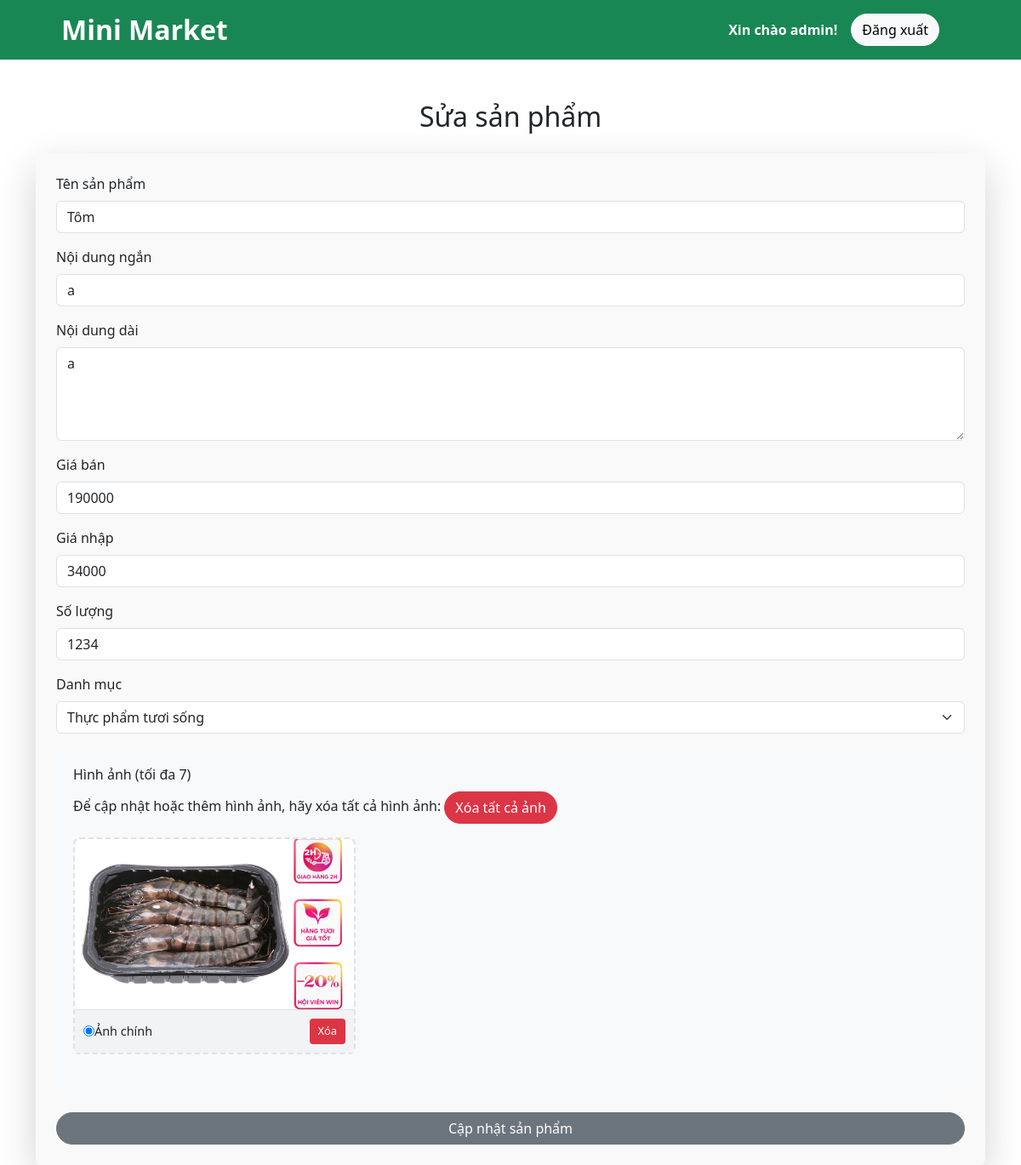
/pages/edit_product.php?id=30 (signed in), run on the app's committed database.
### tables this page shows
CREATE TABLE `product` (
  `id_product` int(11) NOT NULL,
  `name` varchar(100) NOT NULL,
  `shortdesc` varchar(100) DEFAULT NULL,
  `longdesc` text DEFAULT NULL,
  `price` int(11) NOT NULL,
  `quantity` int(11) DEFAULT 0,
  `category_id` int(11) DEFAULT NULL,
  `image` varchar(100) DEFAULT 'assets/uploads/default.jpg',
  `created_at` timestamp NOT NULL DEFAULT current_timestamp(),
  `deleted_at` datetime DEFAULT NULL,
  `is_active` tinyint(4) DEFAULT 1,
  `Inprice` int(11) DEFAULT NULL
);

CREATE TABLE `category` (
  `id_category` int(11) NOT NULL,
  `name` varchar(50) NOT NULL,
  `is_active` tinyint(1) DEFAULT 1,
  `image` varchar(255) DEFAULT NULL
);

CREATE TABLE `product_images` (
  `id_product_image` int(11) NOT NULL,
  `product_id` int(11) NOT NULL,
  `image_path` varchar(100) NOT NULL,
  `is_primary` tinyint(1) DEFAULT 0,
  `created_at` timestamp NOT NULL DEFAULT current_timestamp()
);

### pages/edit_product.php (the view, shortened to what this page needs)
<?php
include '../partials/headerAdmin.php';
$product_id = $_GET['id'];
$sql_fetch_product = "SELECT * FROM product WHERE id_product = :id_product";
$stmt_product = $pdo->prepare($sql_fetch_product);
$stmt_product->execute(['id_product' => $product_id]);
$product = $stmt_product->fetch(PDO::FETCH_ASSOC);
$sql_fetch_categories = "SELECT * FROM category";
$stmt_categories = $pdo->prepare($sql_fetch_categories);
$stmt_categories->execute();
$categories = $stmt_categories->fetchAll(PDO::FETCH_ASSOC);
$sql_fetch_product_images = "SELECT * FROM product_images WHERE product_id = :product_id";
$stmt_product_images = $pdo->prepare($sql_fetch_product_images);
$stmt_product_images->execute(['product_id' => $product_id]);
$product_images = $stmt_product_images->fetchAll(PDO::FETCH_ASSOC);
?>
<div class="container mt-5">
    <h2 class="text-center mb-4">Sửa sản phẩm</h2>
    <form method="post" action="" enctype="multipart/form-data" class="shadow-lg p-4 rounded"
        style="background-color: #f9f9f9;">
        <div class="mb-3">
            <label for="productName" class="form-label">Tên sản phẩm</label>
            <input type="text" name="name" class="form-control" id="productName" value="<?= $product['name']; ?>"
                required>
        </div>
        <div class="mb-3">
            <label for="shortdesc" class="form-label">Nội dung ngắn</label>
            <input type="text" name="shortdesc" class="form-control" id="shortdesc"
                value="<?= $product['shortdesc']; ?>" required>
        </div>
        <div class="mb-3">
            <label for="longdesc" class="form-label">Nội dung dài</label>
            <textarea name="longdesc" class="form-control" id="longdesc" rows="4"
                required><?= $product['longdesc']; ?></textarea>
        </div>
        <div class="mb-3">
            <label for="price" class="form-label">Giá bán</label>
            <input type="number" name="price" class="form-control" id="price" value="<?= $product['price']; ?>"
                required>
        </div>
        <div class="mb-3">
            <label for="Inprice" class="form-label">Giá nhập</label>
            <input type="number" name="Inprice" class="form-control" id="Inprice" value="<?= $product['Inprice']; ?>"
                required>
        </div>
        <div class="mb-3">
            <label for="quantity" class="form-label">Số lượng</label>
            <input type="number" name="quantity" class="form-control" id="quantity" value="<?= $product['quantity']; ?>"
                required>
        </div>
        <div class="mb-3">
            <label for="category" class="form-label">Danh mục</label>
            <select name="category_id" class="form-select" id="category" required>
                <?php foreach ($categories as $category): ?>
                    <option value="<?= $category['id_category']; ?>" <?= $product['category_id'] == $category['id_category'] ? 'selected' : ''; ?>>
                        <?= $category['name']; ?>
                    </option>
                <?php endforeach; ?>
            </select>
        </div>
        <div class="mb-3 image-upload-section">
            <label class="form-label">Hình ảnh (tối đa 7)</label>
            <?php if (!empty($product_images)): ?>
                <div class="mb-3">
                    <span>Để cập nhật hoặc thêm hình ảnh, hãy xóa tất cả hình ảnh: </span>
                    <button type="button" class="btn btn-danger" id="delete-all-images">Xóa tất cả ảnh</button>
                </div>
            <?php endif; ?>
            <div class="row g-3">
                <?php
                $existing_image_paths = array_column($product_images, 'image_path');
                for ($i = 0; $i < 7; $i++):
                    $current_image = isset($existing_image_paths[$i]) ? "/sieuthi/" . $existing_image_paths[$i] : '';
                    ?>
                    <div class="col-md-4 col-sm-6">
                        <div class="image-upload-card">
                            <div class="image-upload-wrapper">
                                <div class="image-preview-overlay">
                                    <img src="<?= $current_image ?: '/path/to/placeholder.png' ?>" class="image-preview"
                                        id="preview-<?= $i ?>" style="display: <?= $current_image ? 'block' : 'none' ?>;">
                                </div>
                            </div>
                            <?php if ($current_image): ?>
                                <div class="image-actions">
                                    <label class="primary-image-label">
                                        <input type="radio" name="primary_image"
                                            value="<?= $product_images[$i]['id_product_image'] ?>"
                                            <?= $product_images[$i]['is_primary'] ? 'checked' : '' ?>>
                                        Ảnh chính
                                    </label>
                                    <button type="button" class="btn-delete-image"
                                        data-image-id="<?= $product_images[$i]['id_product_image'] ?>">
                                        Xóa
                                    </button>
                                </div>
                            <?php endif; ?>
                        </div>
                    </div>
                <?php endfor; ?>
            </div>
        </div>
        <button type="submit" class="btn btn-secondary w-100">Cập nhật sản phẩm</button>
    </form>
</div>

### assets/css/index.css (style rules this page uses)
.btn { border-radius: 25px; }

### pages/edit_product.php (style rules this page uses)
.image-upload-section { background-color: #f8f9fa; padding: 20px; border-radius: 8px; }
.image-upload-card { border: 2px dashed #dee2e6; border-radius: 8px; transition: all 0.3s ease; position: relative; }
.image-upload-wrapper { position: relative; overflow: hidden; border-radius: 8px; }
.image-preview-overlay { position: relative; height: 200px; display: flex; justify-content: center; align-items: center; background-color: #f1f3f5; }
.image-preview { max-width: 100%; max-height: 100%; object-fit: cover; position: absolute; top: 0; left: 0; width: 100%; height: 100%; z-index: 1; }
.image-actions { display: flex; justify-content: space-between; padding: 10px; background-color: #f1f3f5; border-top: 1px solid #dee2e6; }
.primary-image-label { display: flex; align-items: center; font-size: 0.9rem; }
.btn-delete-image { background-color: #dc3545; color: white; border: none; padding: 5px 10px; border-radius: 4px; font-size: 0.8rem; transition: background-color 0.3s ease; }

### data on the page
product: name "Tôm", shortdesc "a", longdesc "a", price "190000", Inprice "34000", quantity "1234", category_id "Thực phẩm tươi sống"
product_images: is_primary "☑ Ảnh chính"

### other printed values
$_SESSION['username'] "admin"
